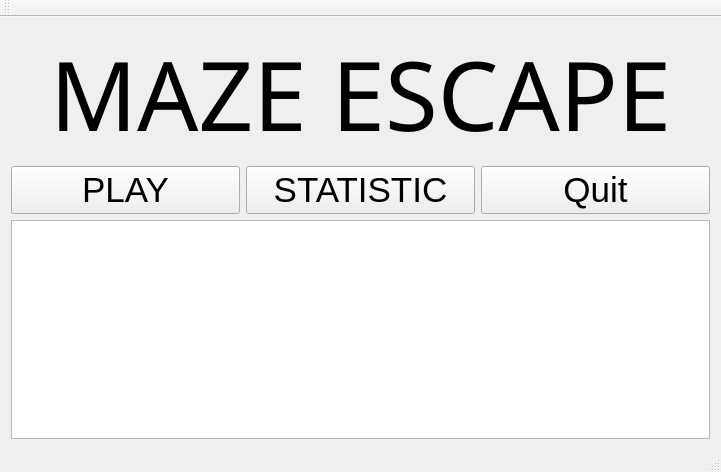
<?xml version="1.0" encoding="UTF-8"?>
<ui version="4.0">
 <class>MainMenu</class>
 <widget class="QMainWindow" name="MainMenu">
  <property name="geometry">
   <rect>
    <x>0</x>
    <y>0</y>
    <width>721</width>
    <height>472</height>
   </rect>
  </property>
  <property name="windowTitle">
   <string>MainMenu</string>
  </property>
  <widget class="QWidget" name="centralWidget">
   <layout class="QGridLayout" name="gridLayout">
    <item row="1" column="0">
     <widget class="QGraphicsView" name="graphicsView"/>
    </item>
    <item row="0" column="0">
     <layout class="QVBoxLayout" name="verticalLayout">
      <item>
       <layout class="QHBoxLayout" name="horizontalLayout_2">
        <item>
         <spacer name="horizontalSpacer">
          <property name="orientation">
           <enum>Qt::Horizontal</enum>
          </property>
          <property name="sizeHint" stdset="0">
           <size>
            <width>37</width>
            <height>17</height>
           </size>
          </property>
         </spacer>
        </item>
        <item>
         <widget class="QLabel" name="gameName">
          <property name="font">
           <font>
            <family>MS Gothic</family>
            <pointsize>72</pointsize>
           </font>
          </property>
          <property name="text">
           <string>MAZE ESCAPE</string>
          </property>
          <property name="textFormat">
           <enum>Qt::AutoText</enum>
          </property>
         </widget>
        </item>
        <item>
         <spacer name="horizontalSpacer_2">
          <property name="orientation">
           <enum>Qt::Horizontal</enum>
          </property>
          <property name="sizeHint" stdset="0">
           <size>
            <width>37</width>
            <height>17</height>
           </size>
          </property>
         </spacer>
        </item>
       </layout>
      </item>
      <item>
       <layout class="QHBoxLayout" name="horizontalLayout">
        <item>
         <widget class="QPushButton" name="goToPlayButton">
          <property name="font">
           <font>
            <family>MS Shell Dlg 2</family>
            <pointsize>26</pointsize>
           </font>
          </property>
          <property name="text">
           <string>PLAY</string>
          </property>
         </widget>
        </item>
        <item>
         <widget class="QPushButton" name="stat">
          <property name="font">
           <font>
            <pointsize>26</pointsize>
           </font>
          </property>
          <property name="text">
           <string>STATISTIC</string>
          </property>
         </widget>
        </item>
        <item>
         <widget class="QPushButton" name="quitGame">
          <property name="font">
           <font>
            <pointsize>26</pointsize>
           </font>
          </property>
          <property name="text">
           <string>Quit</string>
          </property>
         </widget>
        </item>
       </layout>
      </item>
     </layout>
    </item>
   </layout>
  </widget>
  <widget class="QMenuBar" name="menuBar">
   <property name="geometry">
    <rect>
     <x>0</x>
     <y>0</y>
     <width>721</width>
     <height>21</height>
    </rect>
   </property>
  </widget>
  <widget class="QToolBar" name="mainToolBar">
   <attribute name="toolBarArea">
    <enum>TopToolBarArea</enum>
   </attribute>
   <attribute name="toolBarBreak">
    <bool>false</bool>
   </attribute>
  </widget>
  <widget class="QStatusBar" name="statusBar"/>
 </widget>
 <layoutdefault spacing="6" margin="11"/>
 <resources/>
 <connections/>
</ui>
